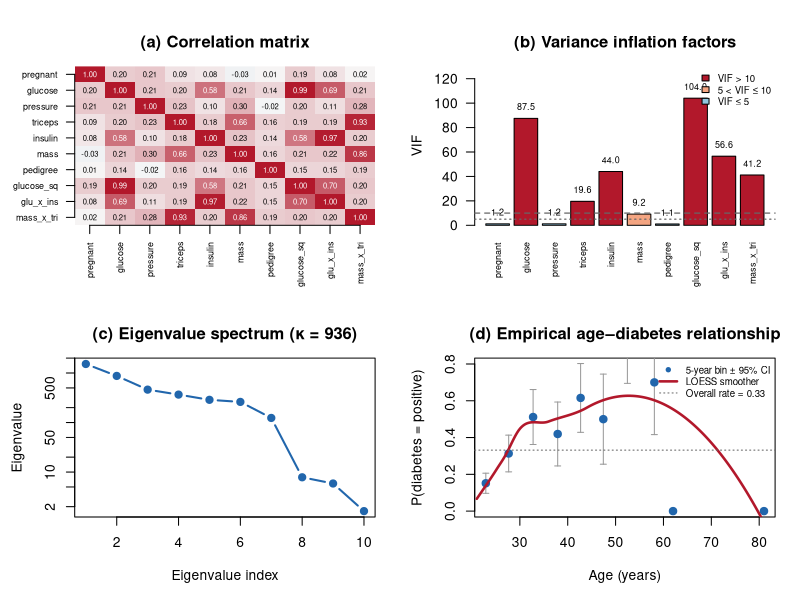

The R source for this figure: (Note: this script raises an error after producing the figure.)
# ==============================================================
# Section 7.1 — Multicollinearity diagnostics for Pima (augmented)
# ==============================================================

library(mlbench)
data(PimaIndiansDiabetes)
dat <- PimaIndiansDiabetes

# Remove physiologically implausible zeros
bad_cols <- c("glucose", "pressure", "triceps", "insulin", "mass")
dat[bad_cols] <- lapply(dat[bad_cols], function(x) ifelse(x == 0, NA, x))
dat <- na.omit(dat)  # n = 392

y <- as.integer(dat$diabetes == "pos")
age <- dat$age

# ── Augmented design matrix (p = 10) ─────────────────────────
X_base <- as.matrix(dat[, c("pregnant","glucose","pressure","triceps",
                            "insulin","mass","pedigree")])

X_aug <- cbind(
  X_base,
  glucose_sq = X_base[,"glucose"]^2,
  glu_x_ins  = X_base[,"glucose"] * X_base[,"insulin"],
  mass_x_tri = X_base[,"mass"] * X_base[,"triceps"]
)

X_raw <- X_aug
X <- scale(X_raw)

cat(sprintf("Sample size: n = %d\n", nrow(X)))
cat(sprintf("Parametric dimension: p = %d\n", ncol(X)))
cat(sprintf("Positive cases: %d (%.1f%%)\n", sum(y), 100*mean(y)))

dir.create("figures_real", showWarnings = FALSE)
dir.create("tables_real", showWarnings = FALSE)

# ── Multicollinearity diagnostics ────────────────────────────

corr_mat <- cor(X)
XtX <- t(X) %*% X
eig_vals <- eigen(XtX)$values
cond_num <- max(eig_vals) / min(eig_vals)
cond_idx <- sqrt(cond_num)

p <- ncol(X)
vifs <- numeric(p)
names(vifs) <- colnames(X)
for (j in 1:p) {
  fit <- lm(X[,j] ~ X[,-j])
  vifs[j] <- 1 / (1 - summary(fit)$r.squared)
}

cat("\n--- Diagnostics ---\n")
cat(sprintf("Condition number of X'X: %.2f\n", cond_num))
cat(sprintf("Condition index:         %.2f\n", cond_idx))
cat(sprintf("Largest eigenvalue:      %.2f\n", max(eig_vals)))
cat(sprintf("Smallest eigenvalue:     %.4f\n", min(eig_vals)))
cat("\nVariance Inflation Factors:\n")
print(round(vifs, 2))

# Save table
diag_table <- data.frame(
  Covariate = colnames(X),
  Mean = round(colMeans(X_raw), 2),
  SD   = round(apply(X_raw, 2, sd), 2),
  VIF  = round(vifs, 2)
)
write.csv(diag_table, "tables_real/table_real_diagnostics.csv", row.names = FALSE)

# ── 2x2 diagnostic figure ────────────────────────────────────

png("figures_real/fig_diagnostics.png", width = 1100, height = 950, res = 120)
par(mfrow = c(2, 2), mar = c(5, 4.5, 3, 1.5), oma = c(0, 0, 1, 0))

# (a) Correlation heatmap
image(1:p, 1:p, corr_mat[, p:1],
      col = colorRampPalette(c("#2166AC","#F7F7F7","#B2182B"))(100),
      zlim = c(-1, 1), axes = FALSE, xlab = "", ylab = "",
      main = "(a) Correlation matrix")
axis(1, at = 1:p, labels = colnames(X), las = 2, cex.axis = 0.65)
axis(2, at = 1:p, labels = rev(colnames(X)), las = 1, cex.axis = 0.65)
for (i in 1:p) for (j in 1:p) {
  text(i, p-j+1, sprintf("%.2f", corr_mat[i,j]), cex = 0.55,
       col = ifelse(abs(corr_mat[i,j]) > 0.5, "white", "black"))
}

# (b) VIFs
vif_colors <- ifelse(vifs > 10, "#B2182B",
                     ifelse(vifs > 5, "#F4A582", "#92C5DE"))
bp <- barplot(vifs, col = vif_colors, las = 2, cex.names = 0.65,
              ylab = "VIF", main = "(b) Variance inflation factors",
              ylim = c(0, max(vifs)*1.25))
abline(h = c(5, 10), col = "gray40", lty = c(3, 2), lwd = 1.2)
text(bp, vifs, sprintf("%.1f", vifs), pos = 3, cex = 0.65)
legend("topright", legend = c("VIF > 10", "5 < VIF ≤ 10", "VIF ≤ 5"),
       fill = c("#B2182B", "#F4A582", "#92C5DE"), bty = "n", cex = 0.7)

# (c) Eigenvalue spectrum
plot(1:p, eig_vals, type = "b", pch = 19, col = "#2166AC", lwd = 2,
     xlab = "Eigenvalue index", ylab = "Eigenvalue", log = "y",
     main = sprintf("(c) Eigenvalue spectrum (κ = %.0f)", cond_num))
abline(h = 1, col = "gray50", lty = 3)

# (d) Nonlinear age effect
age_bins   <- cut(age, breaks = seq(20, 85, by = 5), include.lowest = TRUE)
age_midpts <- sapply(split(age, age_bins), mean)
prop_diab  <- sapply(split(y, age_bins), mean)
n_per_bin  <- sapply(split(y, age_bins), length)
se_bin <- sqrt(prop_diab * (1 - prop_diab) / pmax(n_per_bin, 1))
lo <- pmax(0, prop_diab - 1.96*se_bin)
hi <- pmin(1, prop_diab + 1.96*se_bin)

loess_fit  <- loess(y ~ age, span = 0.7)
age_seq    <- seq(min(age), max(age), length.out = 200)
loess_pred <- predict(loess_fit, newdata = data.frame(age = age_seq))

plot(age_midpts, prop_diab, type = "n",
     xlab = "Age (years)", ylab = "P(diabetes = positive)",
     main = "(d) Empirical age–diabetes relationship",
     ylim = c(0, 0.8))
arrows(age_midpts, lo, age_midpts, hi, angle = 90, code = 3,
       length = 0.03, col = "gray60")
points(age_midpts, prop_diab, pch = 19, col = "#2166AC", cex = 1.2)
lines(age_seq, loess_pred, col = "#B2182B", lwd = 2.5)
abline(h = mean(y), lty = 3, col = "gray40")
legend("topright",
       legend = c("5-year bin ± 95% CI", "LOESS smoother",
                  sprintf("Overall rate = %.2f", mean(y))),
       col = c("#2166AC", "#B2182B", "gray40"),
       lty = c(NA, 1, 3), pch = c(19, NA, NA),
       lwd = c(NA, 2.5, 1), bty = "n", cex = 0.7)

dev.off()
cat("\nFigure saved to figures_real/fig_diagnostics.png\n")




# ==============================================================
# Section 7.2 — Real Data Results (Pima, augmented)
# Assumes: simulation functions are already loaded
#          (build_smoother, irls_converge, ridge_at_k, sel_crit,
#           fit_par_ridge, logit, expit, clip_p)
# Assumes: y, X, age loaded from Section 7.1
# ==============================================================

# Scale age to [0,1] for the nonparametric component
t_vec <- (age - min(age)) / (max(age) - min(age))
n <- nrow(X); p <- ncol(X)

# Grids for (h, k) selection
h_grid_real <- seq(0.08, 0.40, by = 0.03)
k_grid_real <- seq(0, 2.0, by = 0.05)

dir.create("figures_real", showWarnings = FALSE)
dir.create("tables_real",      showWarnings = FALSE)

# ── 1. GCV-optimal (h, k) for IWSRTE ─────────────────────────

cat("Selecting (h, k) via GCV ...\n")

best <- list(gcv = Inf, h = NA, k = NA, ih = NA, fit = NULL)
smoothers <- lapply(h_grid_real, function(h) build_smoother(t_vec, h))

for (ih in seq_along(h_grid_real)) {
  cf <- tryCatch(irls_converge(y, X, smoothers[[ih]]), error = function(e) NULL)
  if (is.null(cf)) next
  for (k in k_grid_real) {
    rk <- tryCatch(ridge_at_k(y, X, smoothers[[ih]], k), error = function(e) NULL)
    if (is.null(rk) || !rk$ok) next
    cr <- tryCatch(sel_crit(y, rk$P_hk), error = function(e) c(GCV = Inf))
    if (is.finite(cr["GCV"]) && cr["GCV"] < best$gcv) {
      best <- list(gcv = cr["GCV"], h = h_grid_real[ih], k = k,
                   ih = ih, fit = rk)
    }
  }
}

cat(sprintf("Selected: h* = %.3f, k* = %.3f\n", best$h, best$k))
S_opt   <- smoothers[[best$ih]]
fit_rte <- best$fit
fit_lse <- ridge_at_k(y, X, S_opt, 0)       # IWSLSE
fit_pr  <- fit_par_ridge(y, X, best$k)       # parametric ridge at same k

# ── 2. Performance metrics for each estimator ────────────────

compute_metrics <- function(y, pi_hat, beta, P_hk = NULL, label) {
  pi_c <- clip_p(pi_hat)
  dev  <- -2 * sum(y * log(pi_c) + (1 - y) * log(1 - pi_c))
  mcr  <- mean(as.integer(pi_hat > 0.5) != y)
  # AUC via Mann–Whitney
  pos <- pi_hat[y == 1]; neg <- pi_hat[y == 0]
  auc <- mean(outer(pos, neg, ">")) + 0.5 * mean(outer(pos, neg, "=="))
  # Effective df
  edf <- if (!is.null(P_hk)) sum(diag(P_hk)) else length(beta)
  data.frame(Estimator = label,
             Deviance  = round(dev, 2),
             EDF       = round(edf, 2),
             MCR       = round(mcr, 4),
             AUC       = round(auc, 4),
             beta_norm = round(sqrt(sum(beta^2)), 3))
}

metrics <- rbind(
  compute_metrics(y, fit_rte$pi_hat, fit_rte$beta, fit_rte$P_hk, "IWSRTE"),
  compute_metrics(y, fit_lse$pi_hat, fit_lse$beta, fit_lse$P_hk, "IWSLSE"),
  compute_metrics(y, fit_pr$pi_hat,  fit_pr$beta,  NULL,          "ParRidge")
)
print(metrics)
write.csv(metrics, "tables_real/table_real_performance.csv", row.names = FALSE)

# ── 3. Coefficient table with SEs from Eq. (4.1) ─────────────

# Asymptotic covariance matrix: Σ_k = R_k^{-1} X'ΩX R_k^{-1}
om_rte <- fit_rte$pi_hat * (1 - fit_rte$pi_hat)
M  <- diag(n) - S_opt
Xt <- M %*% X
XtOX_rte <- t(Xt) %*% (om_rte * Xt)
Rk_rte <- XtOX_rte + best$k * diag(p)
Sigma_rte <- solve(Rk_rte) %*% XtOX_rte %*% solve(Rk_rte)
se_rte <- sqrt(diag(Sigma_rte))

om_lse <- fit_lse$pi_hat * (1 - fit_lse$pi_hat)
XtOX_lse <- t(Xt) %*% (om_lse * Xt)
Sigma_lse <- solve(XtOX_lse)
se_lse <- sqrt(diag(Sigma_lse))

coef_table <- data.frame(
  Covariate   = colnames(X),
  IWSRTE_beta = round(fit_rte$beta, 4),
  IWSRTE_SE   = round(se_rte, 4),
  IWSRTE_OR   = round(exp(fit_rte$beta), 3),
  IWSLSE_beta = round(fit_lse$beta, 4),
  IWSLSE_SE   = round(se_lse, 4),
  IWSLSE_OR   = round(exp(fit_lse$beta), 3)
)
write.csv(coef_table, "tables_real/table_real_coefficients.csv", row.names = FALSE)
print(coef_table)

# ── 4. Figure: fitted f(age) + partial residuals ─────────────

# Partial residuals: V_i - x_i'β  (working response minus parametric fit)
pi_rte <- fit_rte$pi_hat
V_rte  <- logit(clip_p(pi_rte)) + (y - pi_rte) / (pi_rte * (1 - pi_rte))
partial_rte <- V_rte - as.numeric(X %*% fit_rte$beta)

pi_lse <- fit_lse$pi_hat
V_lse  <- logit(clip_p(pi_lse)) + (y - pi_lse) / (pi_lse * (1 - pi_lse))
partial_lse <- V_lse - as.numeric(X %*% fit_lse$beta)

ord <- order(age)

png("figures_real/fig_fhat_real.png", width = 1000, height = 480, res = 120)
par(mfrow = c(1, 2), mar = c(4.5, 4.5, 3, 1))

# IWSRTE panel
plot(age, partial_rte, pch = 16, col = adjustcolor("black", 0.35), cex = 0.6,
     xlab = "Age (years)", ylab = "Partial residuals  V − Xβ̂",
     main = sprintf("IWSRTE (k = %.2f)", best$k),
     ylim = range(c(partial_rte, partial_lse, fit_rte$f_hat, fit_lse$f_hat)))
lines(age[ord], fit_rte$f_hat[ord], col = "#2166AC", lwd = 2.5)
abline(h = 0, col = "gray60", lty = 3)
legend("topright", legend = c(expression(hat(f)(age)), "Partial residuals"),
       col = c("#2166AC", "black"), lty = c(1, NA), pch = c(NA, 16),
       lwd = c(2.5, NA), bty = "n", cex = 0.8)

# IWSLSE panel
plot(age, partial_lse, pch = 16, col = adjustcolor("black", 0.35), cex = 0.6,
     xlab = "Age (years)", ylab = "Partial residuals  V − Xβ̂",
     main = "IWSLSE (k = 0)",
     ylim = range(c(partial_rte, partial_lse, fit_rte$f_hat, fit_lse$f_hat)))
lines(age[ord], fit_lse$f_hat[ord], col = "#B2182B", lwd = 2.5, lty = 2)
abline(h = 0, col = "gray60", lty = 3)
legend("topright", legend = c(expression(hat(f)(age)), "Partial residuals"),
       col = c("#B2182B", "black"), lty = c(2, NA), pch = c(NA, 16),
       lwd = c(2.5, NA), bty = "n", cex = 0.8)

dev.off()

# ── 5. Decision boundary in (age, glucose) plane ─────────────

glu_idx  <- which(colnames(X) == "glucose")
x_bar    <- colMeans(X)
age_grid <- seq(min(age), max(age), length.out = 150)
t_grid   <- (age_grid - min(age)) / (max(age) - min(age))
glu_grid <- seq(min(X[,glu_idx]), max(X[,glu_idx]), length.out = 150)

# Interpolate f_hat on t_grid
f_interp_rte <- approx(t_vec[ord], fit_rte$f_hat[ord], xout = t_grid, rule = 2)$y
f_interp_lse <- approx(t_vec[ord], fit_lse$f_hat[ord], xout = t_grid, rule = 2)$y

# Boundary: glucose = -[sum_{j != glucose} bar_x_j * β_j + f(t)] / β_glucose
off_rte <- sum(x_bar[-glu_idx] * fit_rte$beta[-glu_idx])
off_lse <- sum(x_bar[-glu_idx] * fit_lse$beta[-glu_idx])
off_pr  <- sum(x_bar[-glu_idx] * fit_pr$beta[-glu_idx])

db_rte <- -(off_rte + f_interp_rte) / fit_rte$beta[glu_idx]
db_lse <- -(off_lse + f_interp_lse) / fit_lse$beta[glu_idx]
db_pr  <- rep(-off_pr / fit_pr$beta[glu_idx], length(t_grid))

# Convert boundary from standardized scale back to original
glu_mean <- mean(X_raw[,glu_idx]); glu_sd <- sd(X_raw[,glu_idx])
db_rte_orig <- db_rte * glu_sd + glu_mean
db_lse_orig <- db_lse * glu_sd + glu_mean
db_pr_orig  <- db_pr  * glu_sd + glu_mean

# Probability field for IWSRTE
prob_grid <- matrix(NA, length(t_grid), length(glu_grid))
for (i in seq_along(t_grid)) {
  for (j in seq_along(glu_grid)) {
    x_new <- x_bar; x_new[glu_idx] <- glu_grid[j]
    eta <- sum(x_new * fit_rte$beta) + f_interp_rte[i]
    prob_grid[i, j] <- expit(eta)
  }
}
glu_grid_orig <- glu_grid * glu_sd + glu_mean

png("figures_real/fig_decision_real.png", width = 850, height = 600, res = 120)
par(mar = c(4.5, 4.5, 3, 1))

image(age_grid, glu_grid_orig, prob_grid,
      col = colorRampPalette(c("#2166AC","#F7F7F7","#B2182B"))(100),
      zlim = c(0, 1),
      xlab = "Age (years)", ylab = "Plasma glucose concentration",
      main = "Decision boundary in (age, glucose) plane")

# True data points
age_pts <- age
glu_pts <- X_raw[, glu_idx]
points(age_pts[y == 1], glu_pts[y == 1], pch = 16, cex = 0.6,
       col = adjustcolor("#B2182B", 0.6))
points(age_pts[y == 0], glu_pts[y == 0], pch = 4, cex = 0.6,
       col = adjustcolor("#2166AC", 0.6))

# Boundaries
yr <- range(glu_grid_orig)
in_rte <- db_rte_orig >= yr[1] & db_rte_orig <= yr[2]
lines(age_grid[in_rte], db_rte_orig[in_rte], lwd = 2.5, col = "#2166AC")
in_lse <- db_lse_orig >= yr[1] & db_lse_orig <= yr[2]
lines(age_grid[in_lse], db_lse_orig[in_lse], lwd = 2, col = "#B2182B", lty = 2)
lines(age_grid, db_pr_orig, lwd = 2, col = "#4DAF4A", lty = 4)

legend("bottomright", bg = "white", cex = 0.75,
       legend = c(sprintf("IWSRTE (k=%.2f)", best$k),
                  "IWSLSE (k=0)",
                  "ParRidge",
                  "positive (y=1)",
                  "negative (y=0)"),
       col = c("#2166AC", "#B2182B", "#4DAF4A",
               adjustcolor("#B2182B", 0.6), adjustcolor("#2166AC", 0.6)),
       lty = c(1, 2, 4, NA, NA),
       pch = c(NA, NA, NA, 16, 4),
       lwd = c(2.5, 2, 2, NA, NA))
dev.off()

cat("\nAll real data outputs saved.\n")
